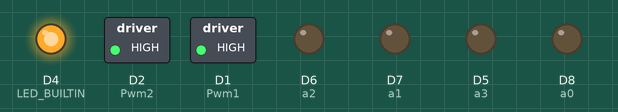
Simulated run of this sketch. Board: ESP8266 (NodeMCU). Parts: switched loads named in the sketch (green lamp = pin HIGH), output pins drawn as LEDs (lit = HIGH, except the on-board LED, lit = LOW). WiFi joins after 1.5 s; servers stay silent unless stated; what the sketch prints to the serial monitor is not drawn.

Above: at 0.1 s.
At 1.3 s:
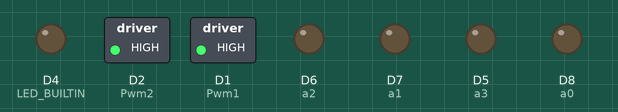
Timing chart, 0 to 2.8 s (numbered marks = the images above):
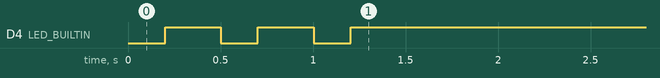

The sketch:

UDP_CLIENT.ino
```cpp
/*
 * WEB_MOTOR_CONTROL.ino
 * Date: 11/6/2020
 * earthtowalt
 * much of the motor control code is based off: https://www.engineersgarage.com/esp8266/nodemcu-and-l293d-motor-driver-controlling-dc-motor/
 * Set up NodeMCU board to accept UDP packets from a central server to control the motors.
 */

#include <ESP8266WiFi.h>
#include <WiFiUdp.h>

#define DEBUG true

const char* ssid = "Flatball Stars";
const char* password = "CrocNSocks?123";

#define UDP_PORT 4210

// UDP
WiFiUDP UDP;
char packet[256];
char reply[] = "control_ack";

const uint8_t Pwm1 = D1; //Nodemcu PWM pin
const uint8_t Pwm2 = D2; //Nodemcu PWM pin

//Seven segment pins attachecd with nodemcu pins
const int a0 = 15;  //Gpio-15 of nodemcu esp8266
const int a1 = 13;  //Gpio-13 of nodemcu esp8266
const int a2 = 12;  //Gpio-12 of nodemcu esp8266
const int a3 = 14;  //Gpio-14 of nodemcu esp8266
short lm = 0;
short rm = 0;

const int ledPin = 2;

void printWiFiStatus();

void setup() {

  Serial.begin(115200);
  Serial.println("program uploaded");
  WiFi.begin(ssid,password);

  // Configure GPIO2 as OUTPUT.
  pinMode(LED_BUILTIN, OUTPUT);
  digitalWrite(LED_BUILTIN, HIGH);  // Initialize LED HIGH = OFF

  //Declaring l293d control pins as Output
  pinMode(a0, OUTPUT);
  pinMode(a1, OUTPUT);
  pinMode(a2, OUTPUT);
  pinMode(a3, OUTPUT);

  analogWrite(Pwm1, 1200); // 777 is 50% duty
  analogWrite(Pwm2, 1200);

  while (WiFi.status() != WL_CONNECTED) {
    Serial.println("Connecting to Wifi...");

    while (WiFi.status() != WL_CONNECTED) {
      blinkLED();
      delay(100);
    }
    // Print the new IP to Serial.
    printWiFiStatus();

    // Begin listening on UDP port
    UDP.begin(UDP_PORT);
    Serial.print("Listening on UDP port ");
    Serial.println(UDP_PORT);
  }
}

void loop() {

  // If packet received...
  int packetSize = UDP.parsePacket();
  if (packetSize) {
    Serial.print("Received packet! Size: ");
    Serial.println(packetSize);
    int len = UDP.read(packet, 255);
    if (len > 0) {
      packet[len] = '\0';
    }

    Serial.print("Packet received: ");
    Serial.println(packet);

    // process packet

    // Send return packet
    UDP.beginPacket(UDP.remoteIP(), UDP.remotePort());
    UDP.write(reply);
    UDP.endPacket();
  }

//  WiFiClient client = server.available();
//  if (client) {
//
//    Serial.println("Client connected.");
//    while (client.connected()) {
//
//      if (client.available()) {
//
//        String command = client.readStringUntil('\r');
//        //Serial.println(command);
//        if (command.indexOf('F') != -1) { // forward command
//          digitalWrite(LED_BUILTIN, LOW);     // LED LOW IS ON
//          if (command.indexOf('L') != -1 && lm != 1) {  // start left motor forward
//            digitalWrite(a0, HIGH);
//            digitalWrite(a1, LOW);
//            lm = 1;
//          }
//          else if (command.indexOf('R') != -1 && rm != 1) { // start right motor forward
//            digitalWrite(a2, HIGH);
//            digitalWrite(a3, LOW);
//            rm = 1;
//          }
//
//        }
//        else if (command.indexOf('B') != -1) { // backward command
//          digitalWrite(LED_BUILTIN, LOW);    // LED LOW IS ON
//          if (command.indexOf('L') != -1 && lm != -1) {  // start left motor backward
//            digitalWrite(a0, LOW);
//            digitalWrite(a1, HIGH);
//            lm = -1;
//          }
//          else if (command.indexOf('R') != -1 && rm != -1) {  // start right motor backward
//            digitalWrite(a2, LOW);
//            digitalWrite(a3, HIGH);
//            rm = -1;
//          }
//        }
//        else if (command.indexOf('O') != -1) { // motor off command
//          if (command.indexOf('L') != -1 && lm != 0) {  // stop left motor
//            digitalWrite(a0, LOW);
//            digitalWrite(a1, LOW);
//            lm = 0;
//          }
//          else if (command.indexOf('R') != -1 && rm != 0) {  // stop right motor
//            digitalWrite(a2, LOW);
//            digitalWrite(a3, LOW);
//            rm = 0;
//          }
//        }
//        if (rm == 0 && lm == 0) digitalWrite(LED_BUILTIN, HIGH);
//      }
//    }
//
//    Serial.println("Client disconnected.");
//    client.stop();
//  }
  delay(200);
}
void printWiFiStatus() {
  Serial.println("");
  Serial.print("Connected to ");
  Serial.println(ssid);
  Serial.print("IP address: ");
  Serial.println(WiFi.localIP());
}

void blinkLED() {
  digitalWrite(LED_BUILTIN, LOW);
  delay(200);
  digitalWrite(LED_BUILTIN, HIGH);
  delay(200);
}
```
